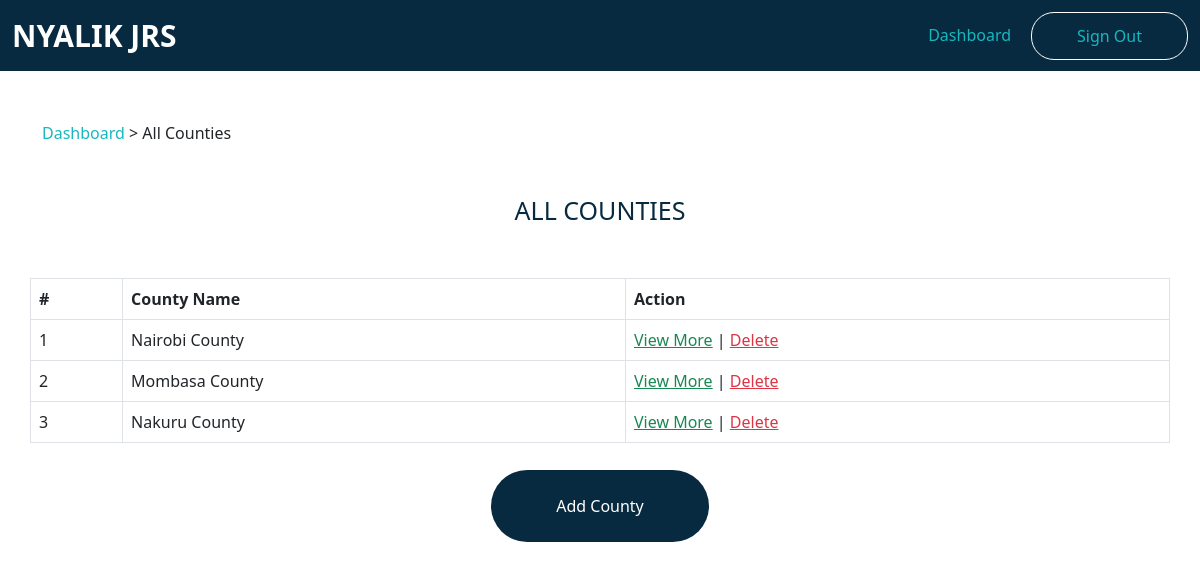
The page /index.php?page=admin/counties/all_counties (signed in) on the database as committed earlier.
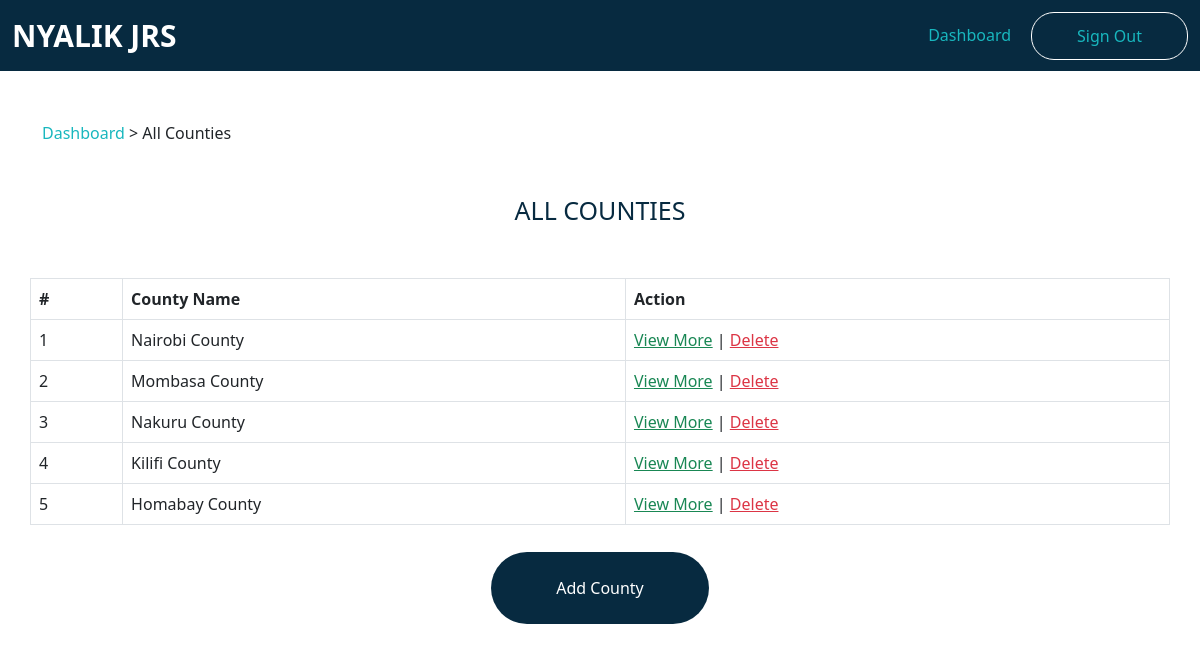
The same page on the database as committed later.
### tables this page shows
CREATE TABLE `counties` (
  `id` int(11) NOT NULL,
  `county_name` varchar(255) NOT NULL,
  `date_created` datetime NOT NULL DEFAULT current_timestamp(),
  `updation_date` datetime DEFAULT NULL ON UPDATE current_timestamp(),
  `users` int(11) DEFAULT NULL
);

### index.php (called while the page is built, shortened)
<?php
include_once "functions/functions.php";
$page = isset($_GET['page']) && file_exists($_GET['page'] . '.php') ? $_GET['page'] : 'home';
include_once $page . '.php';
?>

### admin/counties/all_counties.php (the view, shortened to what this page needs)
<?php
include_once "functions/functions.php";
$pdo = databaseConnection();
?>
<?= headerTemplate('ADMIN | ALL COUNTIES'); ?>
<?= adminNavbarTemplate(); ?>
<div class="breadcrumb">
    <div class="container">
        <div class="row">
            <span><a href="index.php?page=admin/admin_dashboard">Dashboard</a> > All Counties</span>
        </div>
    </div>
</div>
<div id="section_title">
    <div class="container">
        <div class="row">
            <h4 class="text-center">All Counties</h4>
        </div>
    </div>
</div>
<div id="full_table_display">
    <div class="container">
        <div class="row">
            <table class="table table-bordered table-hover">
                <?php
                $sql = $pdo->prepare("SELECT * FROM counties");
                $sql->execute();
                $all_counties_in_database = $sql->fetchAll(PDO::FETCH_ASSOC);
                $count = 1;
                ?>
                <thead>
                    <th>#</th>
                    <th>County Name</th>
                    <th>Action</th>
                </thead>
                <tbody>
                    <?php foreach ($all_counties_in_database as $all_counties) : ?>
                        <tr>
                            <td><?= $count++; ?></td>
                            <td><?= $all_counties["county_name"]; ?></td>
                            <td><a href="index.php?page=admin/counties/individual_county&countyId=<?=$all_counties['id'];?>" class="text-success">View More</a> | <a href="index.php?page=admin/counties/all_counties&county_id=<?=$all_counties['id']; ?>&del=delete" class="text-danger tooltips" tooltip-placement="top" tooltip="Remove">Delete</a></td>
                        </tr>
                    <?php endforeach; ?>
                </tbody>
            </table>
            <div class="link_button">
                <a href="index.php?page=admin/counties/add_county">Add County</a>
            </div>
        </div>
    </div>
</div>

Rows that differ between the two databases and show on the page:
added counties: county_name "Kilifi County"
added counties: county_name "Homabay County"
